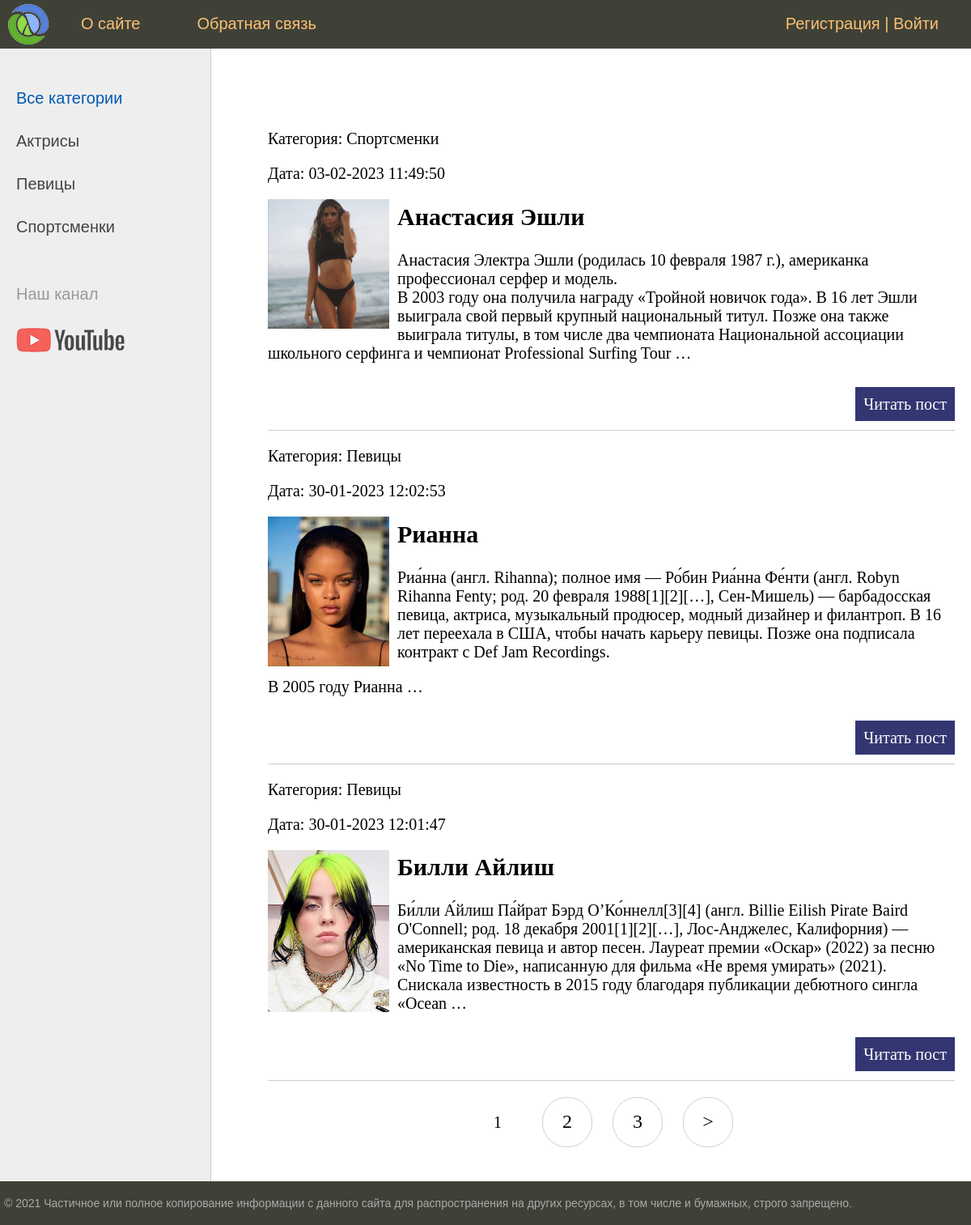
The page / on the database its author committed.
### women/models.py (models this page shows, shortened)
class Category(models.Model):
    name = models.CharField(max_length=100, db_index=True, verbose_name='Категория')
    slug = models.SlugField(max_length=255, unique=True, db_index=True, verbose_name="URL")
    def __str__(self):
        return self.name
    def get_absolute_url(self):
        return reverse('category', kwargs={'cat_slug': self.slug})
    class Meta:
        verbose_name = 'Категория'
        verbose_name_plural = 'Категории'
        ordering = ['id']

class Women(models.Model):
    title = models.CharField(max_length=255, verbose_name='Заголовок')
    slug = models.SlugField(max_length=255, unique=True, db_index=True, verbose_name="URL")
    content = models.TextField(blank=True, verbose_name='Текст статьи')
    photo = models.ImageField(upload_to="photos/%Y/%m/%d/", verbose_name='Фотография')
    time_create = models.DateTimeField(auto_now_add=True, verbose_name='Время создания')
    time_update = models.DateTimeField(auto_now=True, verbose_name='Время изменения')
    is_published = models.BooleanField(default=True, verbose_name='Публикация')
    cat = models.ForeignKey('Category', on_delete=models.PROTECT, verbose_name='Категория')
    def get_absolute_url(self):
        return reverse('post', kwargs={'post_slug': self.slug})
    class Meta:
        verbose_name = 'Известные женщины'
        verbose_name_plural = 'Известные женщины'
        ordering = ['-id']

### women/views.py (the view)
# urls.py: path('', WomenHome.as_view(), name='home'),
class WomenHome(DataMixin, ListView):
    model = Women
    template_name = 'women/index.html'
    context_object_name = 'posts'
    def get_context_data(self, *, object_list=None, **kwargs):
        context = super().get_context_data(**kwargs)
        c_def = self.get_user_context(title="Главная страница")
        return dict(list(context.items()) + list(c_def.items()))
    def get_queryset(self):
        return Women.objects.filter(is_published=True).select_related('cat')

### women/utils.py (called while the page is built)
    def get_user_context(self, **kwargs):
        context = kwargs
        cats = cache.get('cats')
        if not cats:
            cats = Category.objects.annotate(Count('women'))
            cache.set('cats', cats, 60)
        user_menu = menu.copy()
        if not self.request.user.is_authenticated:
            user_menu.pop(1)
        context['menu'] = user_menu
        context['cats'] = cats
        if 'cat_selected' not in context:
            context['cat_selected'] = 0
        return context

### women/templates/women/index.html (shortened to what this page needs)
{% extends 'women/base.html' %}
{% block content %}
<ul class="list-articles">
	{% for p in posts %}
			<li><div class="aricle-panel">
				<p class="first">Категория: {{p.cat}}</p>
				<p class="last">Дата: {{p.time_update|date:"d-m-Y H:i:s"}}</p>
			</div>
{% if p.photo %}
	<p><img class="img-article-left thumb" src="{{p.photo.url}}"></p>
{% endif %}
				<h2>{{p.title}}</h2>
	{% autoescape on %}
	{{p.content|linebreaks|truncatewords:50}}
	{% endautoescape %}
			<p class="link-read-post"><a href="{{ p.get_absolute_url }}">Читать пост</a></p>
			</li>
	{% endfor %}
</ul>
{% endblock %}

### women/templates/women/base.html (shortened to what this page needs)
{% load static %}
{% load women_tags %}
<!DOCTYPE html>
<html>
<head>
	<link type="text/css" href="{% static 'women/css/styles.css' %}" rel="stylesheet" />
</head>
<body>
<table class="table-page" border=0 cellpadding="0" cellspacing="0">
<tr><td valign=top>
{% block mainmenu %}
		<div class="header">
			<ul id="mainmenu" class="mainmenu">
			<li class="logo"><a href="{% url 'home' %}"><div class="logo"></div></a></li>
{% for m in menu %}
	<li><a href="{% url m.url_name %}">{{m.title}}</a></li>
{% endfor %}
			{% if request.user.is_authenticated %}
			<li class="last">{{ user.username }} | <a href="{% url 'logout' %}">Выйти</a></li>
			{% else %}
			<li class="last"><a href="{% url 'register' %}">Регистрация</a> | <a href="{% url 'login' %}">Войти</a></li>
			{% endif %}
			</ul>
		</div>
{% endblock mainmenu %}
<table class="table-content" border=0 cellpadding="0" cellspacing="0">
<tr>
	<td valign="top" class="left-chapters">
	<ul id="leftchapters">
{% if cat_selected == 0 %}
		<li class="selected">Все категории</li>
{% else %}
		<li><a href="{% url 'home' %}">Все категории</a></li>
{% endif %}
{% for c in cats %}
{% if c.women__count > 0 %}
	{% if c.pk == cat_selected %}
		<li class="selected">{{c.name}}</li>
	{% else %}
		<li><a href="{{ c.get_absolute_url }}">{{c.name}}</a></li>
	{% endif %}
{% endif %}
{% endfor %}
		<li class="share">
		<p>Наш канал</p>
		<a class="share-yt" href="https://www.youtube.com/channel/UClJzWfGWuGJL2t-3dYKcHTA/playlists" target="_blank" rel="nofollow"></a>
		</li>
	</ul>
</td>
<td valign="top" class="content">
	<div class="content-text">
{% block content %}
{% endblock %}
{% if page_obj.has_other_pages %}
<nav class="list-pages">
    <ul>
        {% for p in paginator.page_range %}
		{% if page_obj.number == p %}
        <li class="page-num page-num-selected">{{ p }}</li>
		{% elif p >= page_obj.number|add:-2 and p <= page_obj.number|add:2  %}
        <li class="page-num">
            <a href="?page={{ p }}">{{ p }}</a>
        </li>
		{% endif %}
        {% endfor %}
{% if page_obj.has_next %}
<li class="page-num">
	<a href="?page={{ page_obj.next_page_number }}">&gt;</a>
</li>
{% endif %}
    </ul>
</nav>
{% endif %}
	</div>
</td></tr></table>
</td></tr>
<tr><td valign=top>
	<div id="footer">
		<p>&copy; 2021 Частичное или полное копирование информации с данного сайта для распространения на других ресурсах, в том числе и бумажных, строго запрещено.</p>
	</div>
</td></tr></table>
</body>
</html>

### women/static/women/css/styles.css (style rules this page uses)
html, body { font-family: 'Arial'; margin: 0; padding: 0; height: 100%; width: 100%; color: #444; }
a { color: #0059b2; text-decoration: none; }
img { max-width: 600px; height: auto; }
img.img-article-left { max-width: 300px; height: auto; float: left; padding: 0 10px 10px 0; }
img.img-article-left.thumb { max-width: 150px; height: auto; }
p.link-read-post { text-align: right; }
p.link-read-post a { padding: 10px; min-width: 100px; background: #333671; color: #fff; text-decoration: none; }
ul.list-articles { list-style: none; margin: 0; padding: 0; }
ul.list-articles li { border-bottom: 1px solid #ccc; }
.table-page { width: 100%; height: 100%; vertical-align: top; }
.table-page tr { height: 100%; }
.header { background: #3F4137; height: 60px; }
.logo { background: url('../images/logo.png') no-repeat 10px 5px; width: 70px; height: 60px; }
ul.mainmenu { list-style: none; margin: 0; padding: 0; height: 60px; color: #fdc073; font-size: 20px; overflow: hidden; }
ul.mainmenu li { float: left; margin: 18px 40px 0 30px; }
ul.mainmenu li.logo { margin: 0; }
ul.mainmenu li.last { float: right; }
ul.mainmenu li a { color: #fdc073; text-decoration: none; }
.table-content { width: 100%; min-height: 100%; height: 100%; }
.left-chapters { margin: 0; background: #eee; border-right: 1px solid #ccc; min-height: 100%; }
.left-chapters ul { width: 230px; min-height: 100%; margin: 0; padding: 20px 10px 10px 20px; list-style: none; font-size: 20px; }
.left-chapters ul li { margin: 30px 0 0 0; color: #999; }
.left-chapters ul li.selected { color: #0059b2; }
.left-chapters ul li a { color: #444; text-decoration: none; }
.left-chapters ul li.share { margin: 60px 0 0 0; }
.left-chapters ul li.share p { margin: 30px 0 30px 0; }
.left-chapters ul li.share a { display: inline-block; width: 40px; height: 40px; margin: 0 20px 0 0; }
.left-chapters ul li.share a.share-yt { width: 100%; height: 30px; background: url('../images/share_yt.png') no-repeat 0 0 }
.content { padding: 40px 20px 20px 40px; width: 100%; box-sizing: border-box; }
.content-text { margin: 60px 0 0 30px; color: #000; font-size: 20px; font-family: Yandex Sans Display Light; }
#footer { box-sizing: border-box; background: #3F4137; padding: 5px; color: #aaa; font-size: 14px; font-family: Verdana, Geneva, Arial, Helvetica; text-align: left; overflow: hidden; }
.list-pages { text-align: center; margin: 0 0 20px 0; }
.list-pages ul { margin: 20px 0 0 0; padding: 0; list-style: none; }
.list-pages ul li { display: inline-block; margin: 0 20px 0 0; }
.list-pages a { color: #000; font-size: 24px; text-decoration: none; }
.list-pages .page-num, .page-num-selected { display: inline-block; width: 60px; height: 44px; padding: 16px 0 0 0; border: 1px solid #d0d0d0; border-radius: 30px; }
.list-pages .page-num-selected { border: none; color: #000; font-size: 20px; }

### rows shown on the page
Category: name "Актрисы"
Category: name "Певицы"
Category: name "Спортсменки"
Women: cat "Спортсменки", time_update "03-02-2023 11:49:50", photo (picture), title "Анастасия Эшли", content "Анастасия Электра Эшли (родилась 10 февраля 1987 г.), американка профессионал серфер и модель. В 2003 году она получила награду «Тройной новичок года». В 16 лет Эшли выиграла свой первый крупный национальный титул. Позже она также выиграла титулы, в том числе два чемпионата Национальной ассоциации школьного серфинга и чемпионат Professional Surfing Tour …"
Women: cat "Певицы", time_update "30-01-2023 12:02:53", photo (picture), title "Рианна", content "Риа́нна (англ. Rihanna); полное имя — Ро́бин Риа́нна Фе́нти (англ. Robyn Rihanna Fenty; род. 20 февраля 1988[1][2][…], Сен-Мишель) — барбадосская певица, актриса, музыкальный продюсер, модный дизайнер и филантроп. В 16 лет переехала в США, чтобы начать карьеру певицы. Позже она подписала контракт с Def Jam Recordings. В 2005 году Рианна …"
Women: cat "Певицы", time_update "30-01-2023 12:01:47", photo (picture), title "Билли Айлиш", content "Би́лли А́йлиш Па́йрат Бэрд О’Ко́ннелл[3][4] (англ. Billie Eilish Pirate Baird O'Connell; род. 18 декабря 2001[1][2][…], Лос-Анджелес, Калифорния) — американская певица и автор песен. Лауреат премии «Оскар» (2022) за песню «No Time to Die», написанную для фильма «Не время умирать» (2021). Снискала известность в 2015 году благодаря публикации дебютного сингла «Ocean …"

### other values the page prints
{{ m.title }} "О сайте" "Обратная связь"
{{ p }} "1"
{{ p }} "2" "3"
